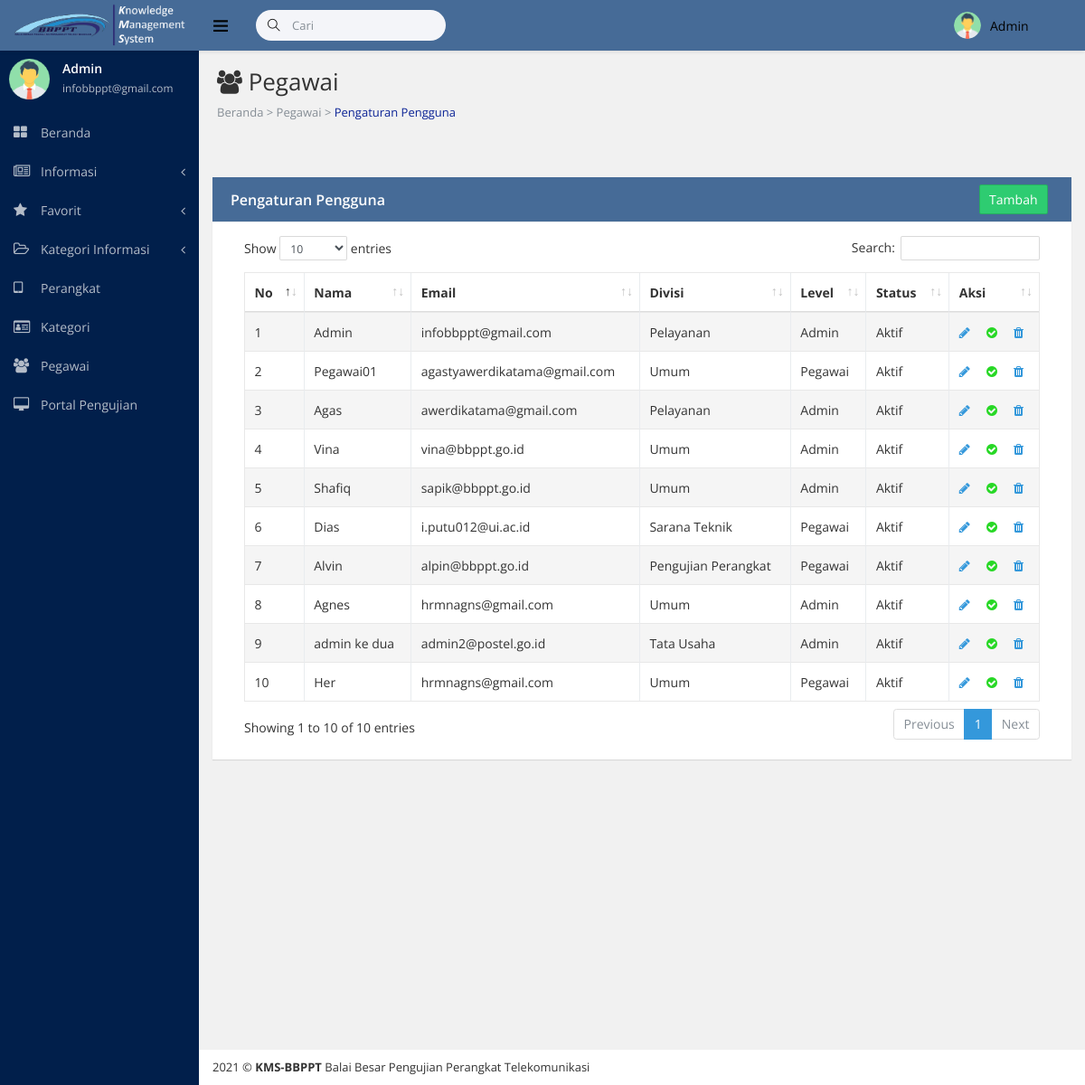
The app's page /akun.php (signed in) with its own data.
### tables this page shows
CREATE TABLE `akun` (
  `id` int(255) NOT NULL,
  `username` varchar(255) NOT NULL,
  `password` varchar(255) NOT NULL,
  `nama` varchar(255) NOT NULL,
  `email` varchar(255) NOT NULL,
  `nip` varchar(255) NOT NULL,
  `iddivisi` varchar(255) NOT NULL,
  `level` varchar(255) NOT NULL,
  `status` varchar(255) NOT NULL DEFAULT 'Aktif'
);

### akun.php (the view, shortened to what this page needs)
<!DOCTYPE html>
<html lang="en">
<head>
<?php include "csssidebar.php"?>
</head>
<body class="fixed-navbar">
    <div class="page-wrapper">
        <?php include "headeradmin.php" ?>
      <?php include "sidebaradmin.php" ?>
        <div class="content-wrapper">
            <div class="page-heading">
              <h1 class="page-title"> <i class="sidebar-item-icon fa fa-users";></i> Pegawai</h1>
                <ol class="breadcrumb">
                    <li class="breadcrumb-item">Beranda > Pegawai > <a href="akun.php" style="color: #0c2496;">Pengaturan Pengguna</a> </li>
                </ol>
            </div>
            <div class="page-content fade-in-up">
                <div class="row">
                <div class="container">
                <br><br>
                <div class="ibox ibox-primary">
                            <div class="ibox-head" style="background-color: #466B97;">
                                <div class="ibox-title">Pengaturan Pengguna</div>
                                <div class="ibox-tools">
                                     <a href="tambah_akun.php">
                                      <button type="button" class="btn btn-success">Tambah</button>
                                      </a>
                                </div>
                            </div>
                            <div class="ibox-body">
            <table class="table table-striped table-bordered table-hover" id="example-table" cellspacing="0" width="100%">
            <thead>
              <tr>
                <th>No</th>
                <th>Nama</th>
                <th>Email</th>
                <th>Divisi</th>
                <th>Level</th>
                <th>Status</th>
                <th>Aksi</th>
              </tr>
            </thead>
            <tbody>
               <?php
                include"koneksi.php";
                $q = $koneksi->query("SELECT * FROM akun order by id asc");
                $no = 1;
                while ($dt = $q->fetch_assoc()) :
                ?>
                <tr>
                <td><?php echo $no++ ?></td>
                <td><?php echo $dt['nama'] ?></td>
                <td><?php echo $dt['email'] ?></td>
                <td><?php echo $dt['iddivisi'] ?></td>
                <td><?php echo $dt['level'] ?></td>
                <td><?php echo $dt['status'] ?></td>
                <td>
                    <a href="edit_akun.php?id=<?php echo $dt['id']; ?>"><i class="sidebar-item-icon fa fa-pencil "></i></a> &nbsp; &nbsp;
                    <?php
                     $status= $dt['status'];
                     if($status=='Aktif'){
                     ?>
                       <a href="aktivasi_akun.php?id=<?php echo $dt['id']; ?>&status=aktif" onclick="return confirm('Anda yakin akan menonaktifkan akun ini?')">
                        <i class="sidebar-item-icon fa fa-check-circle " style="color: #27d825";></i> &nbsp; &nbsp;
                    </a>
                     <?php }else{ ?>
                    <a href="aktivasi_akun.php?id=<?php echo $dt['id']; ?>&status=non" onclick="return confirm('Anda yakin akan mengaktifkan akun ini?')">
                        <i class="sidebar-item-icon fa fa-ban " style="color: #f21010";></i> &nbsp; &nbsp;
                    </a>
                    <?php
                    }
                    ?>
                    <a href="hapus_akun.php?id=<?php echo $dt['id']; ?>" onclick="return confirm('Anda yakin akan menghapus data ini?')">
                        <i class="sidebar-item-icon fa fa-trash"></i>
                    </a>
                </td>
                </tr>
             <?php
              endwhile;
              ?>
            </tbody>
          </table>
</div>
                </div>
                </div>
                </div>
            </div>
           <?php include "footeradmin.php" ?>
        </div>
    </div>
</body>
</html>

### records on screen
akun: nama "Admin", email "infobbppt@gmail.com", iddivisi "Pelayanan", level "Admin", status "Aktif"
akun: nama "Pegawai01", email "agastyawerdikatama@gmail.com", iddivisi "Umum", level "Pegawai", status "Aktif"
akun: nama "Agas", email "awerdikatama@gmail.com", iddivisi "Pelayanan", level "Admin", status "Aktif"
akun: nama "Vina", email "vina@bbppt.go.id", iddivisi "Umum", level "Admin", status "Aktif"
akun: nama "Shafiq", email "sapik@bbppt.go.id", iddivisi "Umum", level "Admin", status "Aktif"
akun: nama "Dias", email "i.putu012@ui.ac.id", iddivisi "Sarana Teknik", level "Pegawai", status "Aktif"
akun: nama "Alvin", email "alpin@bbppt.go.id", iddivisi "Pengujian Perangkat", level "Pegawai", status "Aktif"
akun: nama "Agnes", email "hrmnagns@gmail.com", iddivisi "Umum", level "Admin", status "Aktif"
akun: nama "admin ke dua", email "admin2@postel.go.id", iddivisi "Tata Usaha", level "Admin", status "Aktif"
akun: nama "Her", email "hrmnagns@gmail.com", iddivisi "Umum", level "Pegawai", status "Aktif"

### other values on screen
$_SESSION['level'] "Admin"
$_SESSION['nama'] "Admin"
$_SESSION['email'] "infobbppt@gmail.com"
